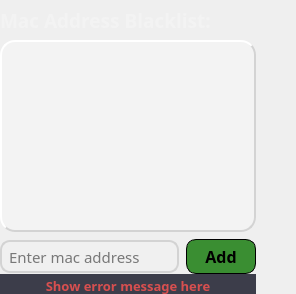
                        <widget class="QFrame" name="macAddressBlacklistHorizontalFrame">
                         <property name="sizePolicy">
                          <sizepolicy hsizetype="Expanding" vsizetype="Expanding">
                           <horstretch>0</horstretch>
                           <verstretch>0</verstretch>
                          </sizepolicy>
                         </property>
                         <property name="maximumSize">
                          <size>
                           <width>16777215</width>
                           <height>357</height>
                          </size>
                         </property>
                         <property name="styleSheet">
                          <string notr="true"/>
                         </property>
                         <layout class="QHBoxLayout" name="horizontalLayout_26">
                          <property name="spacing">
                           <number>0</number>
                          </property>
                          <property name="leftMargin">
                           <number>0</number>
                          </property>
                          <property name="topMargin">
                           <number>0</number>
                          </property>
                          <property name="rightMargin">
                           <number>0</number>
                          </property>
                          <property name="bottomMargin">
                           <number>0</number>
                          </property>
                          <item>
                           <widget class="QFrame" name="verticalFrame_2">
                            <property name="minimumSize">
                             <size>
                              <width>0</width>
                              <height>0</height>
                             </size>
                            </property>
                            <layout class="QVBoxLayout" name="verticalLayout_24">
                             <property name="spacing">
                              <number>0</number>
                             </property>
                             <property name="leftMargin">
                              <number>0</number>
                             </property>
                             <property name="topMargin">
                              <number>0</number>
                             </property>
                             <property name="rightMargin">
                              <number>0</number>
                             </property>
                             <property name="bottomMargin">
                              <number>0</number>
                             </property>
                             <item>
                              <widget class="QLabel" name="macAddressBlacklistSettingsLabel">
                               <property name="minimumSize">
                                <size>
                                 <width>185</width>
                                 <height>40</height>
                                </size>
                               </property>
                               <property name="font">
                                <font>
                                 <family>Cairo</family>
                                 <pointsize>14</pointsize>
                                 <weight>75</weight>
                                 <bold>true</bold>
                                </font>
                               </property>
                               <property name="styleSheet">
                                <string notr="true">#macAddressBlacklistSettingsLabel {
color: #f3f3f3
}</string>
                               </property>
                               <property name="text">
                                <string>Mac Address Blacklist:</string>
                               </property>
                              </widget>
                             </item>
                             <item>
                              <widget class="QListWidget" name="macAddressListWidget">
                               <property name="maximumSize">
                                <size>
                                 <width>375</width>
                                 <height>275</height>
                                </size>
                               </property>
                               <property name="font">
                                <font>
                                 <family>Cairo</family>
                                 <pointsize>13</pointsize>
                                </font>
                               </property>
                               <property name="toolTip">
                                <string>&lt;html&gt;&lt;head/&gt;&lt;body&gt;&lt;p&gt;Double click an item to delete it from the list.&lt;/p&gt;&lt;/body&gt;&lt;/html&gt;</string>
                               </property>
                               <property name="styleSheet">
                                <string notr="true">#macAddressListWidget {
   background-color: #f3f3f3;
   border-radius: 15px;
   border-style: outset;
   border-width: 2px;
   border-color: lightgray;
   padding: 5px;
}

#macAddressListWidget::corner {
    background-color: #f3f3f3;
    border-top-left-radius: 8px;
}

#macAddressListWidget QScrollBar:vertical {
    width: 6px;
    margin: 0px;
	border: none;
 	background: #f3f3f3;
}

#macAddressListWidget QScrollBar::handle:vertical {
    background: black;
	border-radius: 2px;

}</string>
                               </property>
                               <property name="verticalScrollBarPolicy">
                                <enum>Qt::ScrollBarAsNeeded</enum>
                               </property>
                               <property name="horizontalScrollBarPolicy">
                                <enum>Qt::ScrollBarAlwaysOff</enum>
                               </property>
                               <property name="editTriggers">
                                <set>QAbstractItemView::DoubleClicked</set>
                               </property>
                               <property name="selectionMode">
                                <enum>QAbstractItemView::SingleSelection</enum>
                               </property>
                              </widget>
                             </item>
                             <item>
                              <widget class="QFrame" name="frame_2">
                               <property name="maximumSize">
                                <size>
                                 <width>375</width>
                                 <height>42</height>
                                </size>
                               </property>
                               <layout class="QHBoxLayout" name="horizontalLayout_27">
                                <property name="spacing">
                                 <number>7</number>
                                </property>
                                <property name="leftMargin">
                                 <number>0</number>
                                </property>
                                <property name="topMargin">
                                 <number>7</number>
                                </property>
                                <property name="rightMargin">
                                 <number>0</number>
                                </property>
                                <property name="bottomMargin">
                                 <number>0</number>
                                </property>
                                <item>
                                 <widget class="QLineEdit" name="macAddressLineEdit">
                                  <property name="maximumSize">
                                   <size>
                                    <width>16777215</width>
                                    <height>33</height>
                                   </size>
                                  </property>
                                  <property name="font">
                                   <font>
                                    <family>Cairo</family>
                                    <pointsize>11</pointsize>
                                   </font>
                                  </property>
                                  <property name="toolTip">
                                   <string>&lt;html&gt;&lt;head/&gt;&lt;body&gt;&lt;p&gt;Input a Mac address (eg. f7:58:15:f3:ce:22)&lt;/p&gt;&lt;/body&gt;&lt;/html&gt;</string>
                                  </property>
                                  <property name="styleSheet">
                                   <string notr="true">#macAddressLineEdit {
    background-color: #f0f0f0; 
    border: 2px solid lightgray;  
    border-radius: 10px;         
    padding: 5px;                        
    color: black;             
}</string>
                                  </property>
                                  <property name="text">
                                   <string/>
                                  </property>
                                  <property name="maxLength">
                                   <number>17</number>
                                  </property>
                                  <property name="placeholderText">
                                   <string>Enter mac address</string>
                                  </property>
                                 </widget>
                                </item>
                                <item>
                                 <widget class="QPushButton" name="addMacAddressPushButton">
                                  <property name="minimumSize">
                                   <size>
                                    <width>70</width>
                                    <height>35</height>
                                   </size>
                                  </property>
                                  <property name="maximumSize">
                                   <size>
                                    <width>70</width>
                                    <height>35</height>
                                   </size>
                                  </property>
                                  <property name="font">
                                   <font>
                                    <family>Cairo</family>
                                    <pointsize>12</pointsize>
                                    <weight>75</weight>
                                    <bold>true</bold>
                                   </font>
                                  </property>
                                  <property name="cursor">
                                   <cursorShape>PointingHandCursor</cursorShape>
                                  </property>
                                  <property name="toolTip">
                                   <string>&lt;html&gt;&lt;head/&gt;&lt;body&gt;&lt;p&gt;Add a Mac address to the blacklist.&lt;/p&gt;&lt;/body&gt;&lt;/html&gt;</string>
                                  </property>
                                  <property name="styleSheet">
                                   <string notr="true">#addMacAddressPushButton  {
    background-color: #3a8e32; 
    border: 1px solid black;  
    border-radius: 10px;         
    padding: 5px;                        
    color: black;       
}

#addMacAddressPushButton:hover {
     background-color: #4D9946;
 }

#addMacAddressPushButton:pressed {
    background-color: #2E7128;
}</string>
                                  </property>
                                  <property name="text">
                                   <string>Add</string>
                                  </property>
                                 </widget>
                                </item>
                               </layout>
                              </widget>
                             </item>
                             <item>
                              <widget class="QLabel" name="macAddressBlacklistErrorMessageLabel">
                               <property name="sizePolicy">
                                <sizepolicy hsizetype="Expanding" vsizetype="Expanding">
                                 <horstretch>0</horstretch>
                                 <verstretch>0</verstretch>
                                </sizepolicy>
                               </property>
                               <property name="minimumSize">
                                <size>
                                 <width>252</width>
                                 <height>20</height>
                                </size>
                               </property>
                               <property name="maximumSize">
                                <size>
                                 <width>375</width>
                                 <height>100</height>
                                </size>
                               </property>
                               <property name="font">
                                <font>
                                 <family>Cairo</family>
                                 <pointsize>10</pointsize>
                                 <weight>75</weight>
                                 <bold>true</bold>
                                </font>
                               </property>
                               <property name="styleSheet">
                                <string notr="true">#macAddressBlacklistErrorMessageLabel {
	color: #D84F4F;
	background-color: #3C3D4A;
}</string>
                               </property>
                               <property name="text">
                                <string>&lt;p style='line-height: 0.7;'&gt;Show error message here&lt;/p&gt;</string>
                               </property>
                               <property name="alignment">
                                <set>Qt::AlignCenter</set>
                               </property>
                               <property name="wordWrap">
                                <bool>true</bool>
                               </property>
                               <property name="textInteractionFlags">
                                <set>Qt::LinksAccessibleByMouse|Qt::TextSelectableByMouse</set>
                               </property>
                              </widget>
                             </item>
                            </layout>
                           </widget>
                          </item>
                          <item>
                           <spacer name="horizontalSpacer_14">
                            <property name="orientation">
                             <enum>Qt::Horizontal</enum>
                            </property>
                            <property name="sizeHint" stdset="0">
                             <size>
                              <width>40</width>
                              <height>20</height>
                             </size>
                            </property>
                           </spacer>
                          </item>
                         </layout>
                        </widget>
